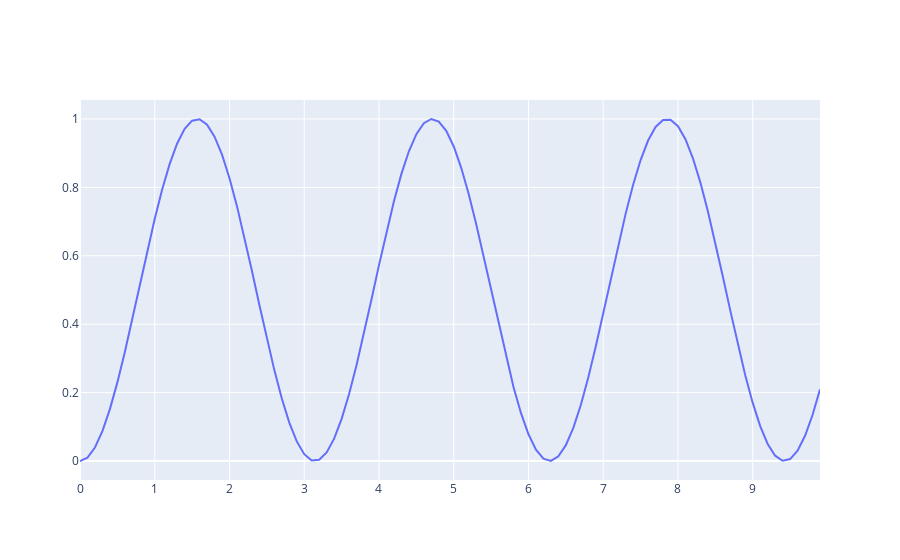

Notebook code for this chart:
### Code cell
timeline = numpy.arange(0.0, 10, 0.1)
y = pulse(timeline)
py.iplot([go.Scatter(y=y,x=timeline)])
